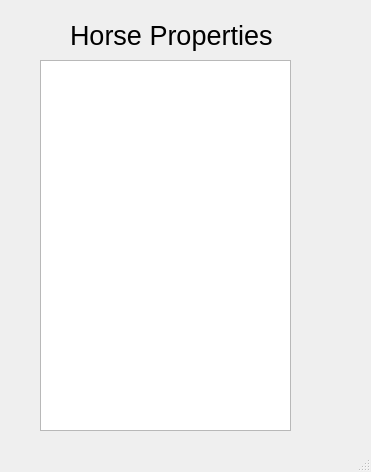
<?xml version="1.0" encoding="UTF-8"?>
<ui version="4.0">
 <class>MainWindow</class>
 <widget class="QMainWindow" name="MainWindow">
  <property name="geometry">
   <rect>
    <x>0</x>
    <y>0</y>
    <width>371</width>
    <height>472</height>
   </rect>
  </property>
  <property name="windowTitle">
   <string>MainWindow</string>
  </property>
  <widget class="QWidget" name="centralwidget">
   <widget class="QLabel" name="label">
    <property name="geometry">
     <rect>
      <x>70</x>
      <y>20</y>
      <width>211</width>
      <height>31</height>
     </rect>
    </property>
    <property name="font">
     <font>
      <pointsize>20</pointsize>
     </font>
    </property>
    <property name="text">
     <string>Horse Properties</string>
    </property>
   </widget>
   <widget class="QTextBrowser" name="property_box">
    <property name="geometry">
     <rect>
      <x>40</x>
      <y>60</y>
      <width>251</width>
      <height>371</height>
     </rect>
    </property>
   </widget>
  </widget>
  <widget class="QMenuBar" name="menubar">
   <property name="geometry">
    <rect>
     <x>0</x>
     <y>0</y>
     <width>371</width>
     <height>21</height>
    </rect>
   </property>
  </widget>
  <widget class="QStatusBar" name="statusbar"/>
 </widget>
 <resources/>
 <connections/>
</ui>
